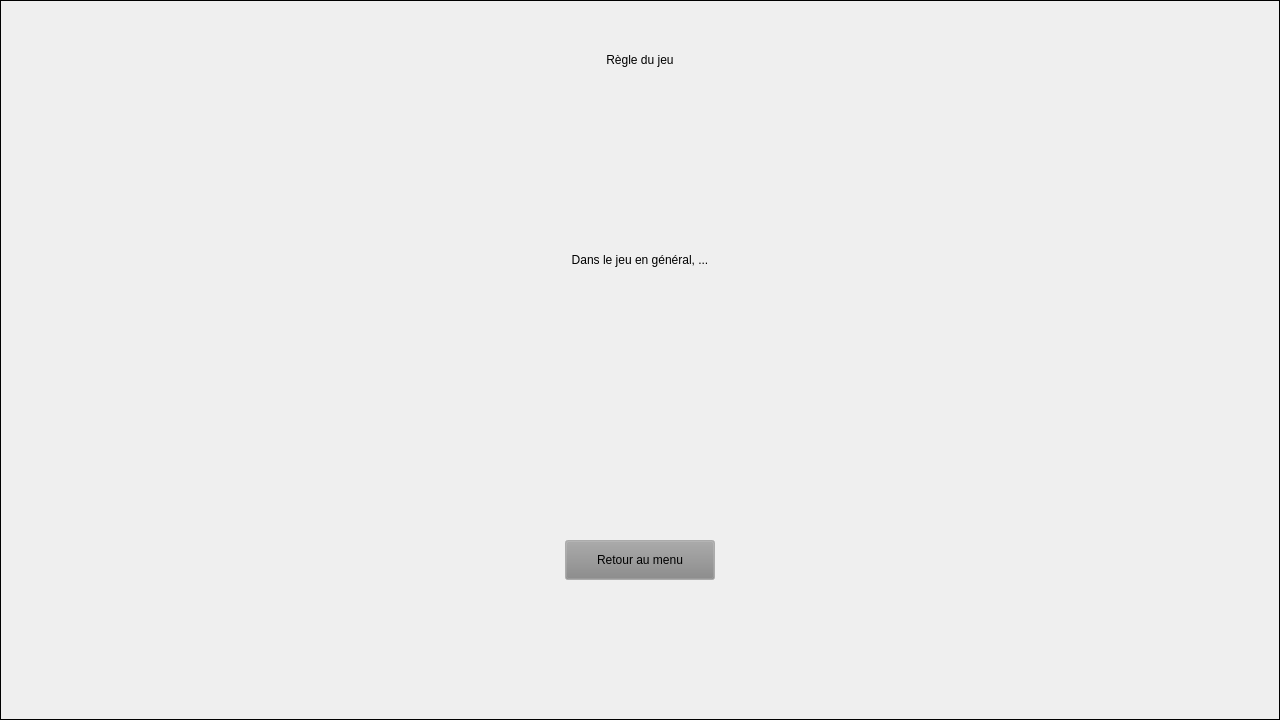
<?xml version="1.0" encoding="UTF-8"?>
<ui version="4.0">
 <class>Regle</class>
 <widget class="QWidget" name="Regle">
  <property name="geometry">
   <rect>
    <x>0</x>
    <y>0</y>
    <width>1280</width>
    <height>720</height>
   </rect>
  </property>
  <property name="windowTitle">
   <string>Form</string>
  </property>
  <widget class="QLabel" name="BackGround">
   <property name="geometry">
    <rect>
     <x>0</x>
     <y>0</y>
     <width>1280</width>
     <height>720</height>
    </rect>
   </property>
   <property name="baseSize">
    <size>
     <width>100</width>
     <height>100</height>
    </size>
   </property>
   <property name="autoFillBackground">
    <bool>true</bool>
   </property>
   <property name="frameShape">
    <enum>QFrame::Shape::Box</enum>
   </property>
   <property name="text">
    <string/>
   </property>
   <property name="textFormat">
    <enum>Qt::TextFormat::PlainText</enum>
   </property>
   <property name="pixmap">
    <pixmap resource="Image.qrc">:/MainMenu/Image_Qt/EcranAccueil/pixel-art-sky-background-with-clouds-cloudy-blue-sky-for-8bit-game-on-white-background-vector.jpg</pixmap>
   </property>
   <property name="scaledContents">
    <bool>true</bool>
   </property>
  </widget>
  <widget class="QPushButton" name="Retour">
   <property name="geometry">
    <rect>
     <x>565</x>
     <y>540</y>
     <width>150</width>
     <height>40</height>
    </rect>
   </property>
   <property name="palette">
    <palette>
     <active>
      <colorrole role="Button">
       <brush brushstyle="SolidPattern">
        <color alpha="255">
         <red>135</red>
         <green>135</green>
         <blue>135</blue>
        </color>
       </brush>
      </colorrole>
     </active>
     <inactive>
      <colorrole role="Button">
       <brush brushstyle="SolidPattern">
        <color alpha="255">
         <red>135</red>
         <green>135</green>
         <blue>135</blue>
        </color>
       </brush>
      </colorrole>
     </inactive>
     <disabled>
      <colorrole role="Button">
       <brush brushstyle="SolidPattern">
        <color alpha="255">
         <red>135</red>
         <green>135</green>
         <blue>135</blue>
        </color>
       </brush>
      </colorrole>
     </disabled>
    </palette>
   </property>
   <property name="text">
    <string>Retour au menu</string>
   </property>
  </widget>
  <widget class="QLabel" name="Reglement">
   <property name="geometry">
    <rect>
     <x>490</x>
     <y>60</y>
     <width>300</width>
     <height>400</height>
    </rect>
   </property>
   <property name="text">
    <string>Dans le jeu en général, ...</string>
   </property>
   <property name="alignment">
    <set>Qt::AlignmentFlag::AlignCenter</set>
   </property>
  </widget>
  <widget class="QLabel" name="RegleTitre">
   <property name="geometry">
    <rect>
     <x>565</x>
     <y>40</y>
     <width>150</width>
     <height>40</height>
    </rect>
   </property>
   <property name="text">
    <string>Règle du jeu</string>
   </property>
   <property name="alignment">
    <set>Qt::AlignmentFlag::AlignCenter</set>
   </property>
  </widget>
 </widget>
 <resources>
  <include location="Image.qrc"/>
 </resources>
 <connections/>
</ui>
